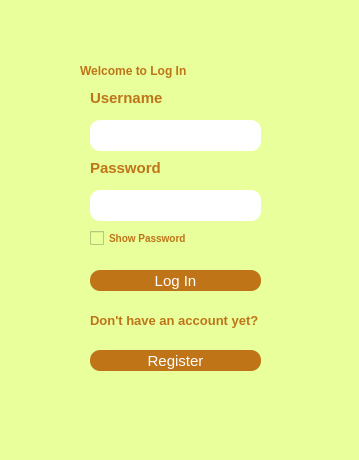
<?xml version="1.0" encoding="UTF-8"?>
<ui version="4.0">
 <class>MainWindow</class>
 <widget class="QMainWindow" name="MainWindow">
  <property name="geometry">
   <rect>
    <x>0</x>
    <y>0</y>
    <width>359</width>
    <height>460</height>
   </rect>
  </property>
  <property name="windowTitle">
   <string>MainWindow</string>
  </property>
  <property name="styleSheet">
   <string notr="true">background-color:rgb(232, 255, 156)</string>
  </property>
  <widget class="QWidget" name="centralwidget">
   <widget class="QLabel" name="label_3">
    <property name="geometry">
     <rect>
      <x>90</x>
      <y>310</y>
      <width>191</width>
      <height>21</height>
     </rect>
    </property>
    <property name="styleSheet">
     <string notr="true">color:rgb(191, 116, 24);
font-weight:bold;
font-size:13px;</string>
    </property>
    <property name="text">
     <string>Don't have an account yet?</string>
    </property>
   </widget>
   <widget class="QLineEdit" name="password">
    <property name="geometry">
     <rect>
      <x>90</x>
      <y>190</y>
      <width>171</width>
      <height>31</height>
     </rect>
    </property>
    <property name="styleSheet">
     <string notr="true">background-color:white;
border-radius:10px;</string>
    </property>
   </widget>
   <widget class="QPushButton" name="loginBtn">
    <property name="geometry">
     <rect>
      <x>90</x>
      <y>270</y>
      <width>171</width>
      <height>21</height>
     </rect>
    </property>
    <property name="styleSheet">
     <string notr="true">background-color:rgb(191, 116, 24);
color:white;
border-radius:10px;
font-size:15px;</string>
    </property>
    <property name="text">
     <string>Log In</string>
    </property>
   </widget>
   <widget class="QLabel" name="label_2">
    <property name="geometry">
     <rect>
      <x>90</x>
      <y>160</y>
      <width>81</width>
      <height>16</height>
     </rect>
    </property>
    <property name="styleSheet">
     <string notr="true">color:rgb(191, 116, 24);
font-weight:bold;
font-size:15px;</string>
    </property>
    <property name="text">
     <string>Password</string>
    </property>
   </widget>
   <widget class="QPushButton" name="registerBtn">
    <property name="geometry">
     <rect>
      <x>90</x>
      <y>350</y>
      <width>171</width>
      <height>21</height>
     </rect>
    </property>
    <property name="styleSheet">
     <string notr="true">background-color:rgb(191, 116, 24);
color:white;
border-radius:10px;
font-size:15px;</string>
    </property>
    <property name="text">
     <string>Register</string>
    </property>
   </widget>
   <widget class="QLabel" name="label">
    <property name="geometry">
     <rect>
      <x>90</x>
      <y>90</y>
      <width>81</width>
      <height>16</height>
     </rect>
    </property>
    <property name="styleSheet">
     <string notr="true">color:rgb(191, 116, 24);
font-weight:bold;
font-size:15px;</string>
    </property>
    <property name="text">
     <string>Username</string>
    </property>
   </widget>
   <widget class="QLabel" name="label1">
    <property name="geometry">
     <rect>
      <x>80</x>
      <y>50</y>
      <width>201</width>
      <height>41</height>
     </rect>
    </property>
    <property name="styleSheet">
     <string notr="true">
color: rgb(191, 116, 24);
font-weight:bold;
font: 20px &quot;Eras Bold ITC&quot;;</string>
    </property>
    <property name="text">
     <string>Welcome to Log In</string>
    </property>
   </widget>
   <widget class="QLineEdit" name="username">
    <property name="geometry">
     <rect>
      <x>90</x>
      <y>120</y>
      <width>171</width>
      <height>31</height>
     </rect>
    </property>
    <property name="styleSheet">
     <string notr="true">background-color:white;
border-radius:10px;</string>
    </property>
   </widget>
   <widget class="QCheckBox" name="showPasswordCheck">
    <property name="geometry">
     <rect>
      <x>90</x>
      <y>230</y>
      <width>101</width>
      <height>17</height>
     </rect>
    </property>
    <property name="styleSheet">
     <string notr="true">color:rgb(191, 116, 24);
font-weight:bold;
font-size:10px;</string>
    </property>
    <property name="text">
     <string>Show Password</string>
    </property>
   </widget>
  </widget>
  <widget class="QMenuBar" name="menubar">
   <property name="geometry">
    <rect>
     <x>0</x>
     <y>0</y>
     <width>359</width>
     <height>21</height>
    </rect>
   </property>
  </widget>
  <widget class="QStatusBar" name="statusbar"/>
 </widget>
 <resources/>
 <connections/>
</ui>
